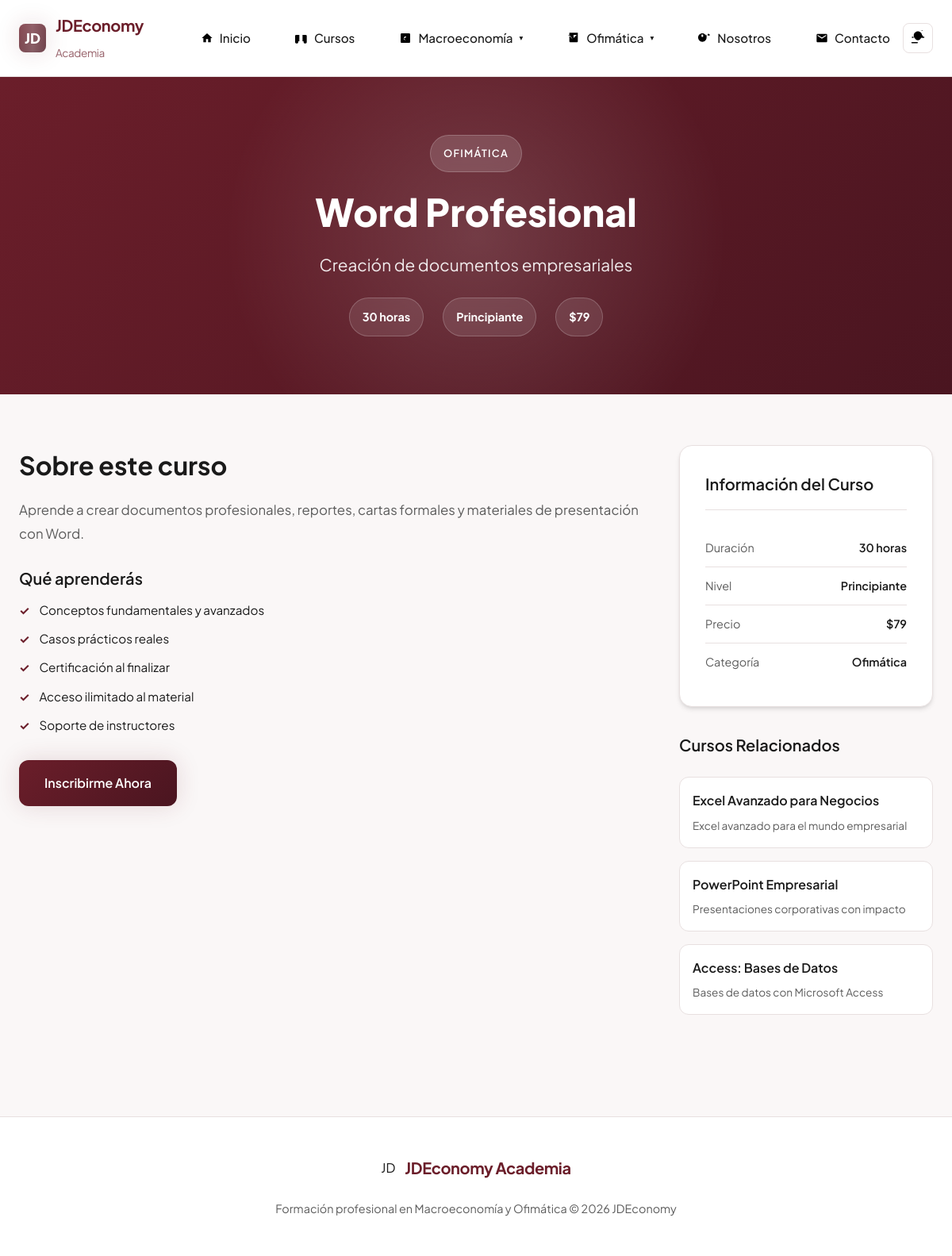
Screenshot of /ofimatica/word-profesional/ with the database file from the repository.
### tables this page shows
CREATE TABLE IF NOT EXISTS courses (
    id INT AUTO_INCREMENT PRIMARY KEY,
    title VARCHAR(200) NOT NULL,
    subtitle VARCHAR(300) DEFAULT NULL,
    slug VARCHAR(100) NOT NULL UNIQUE,
    menu_id INT DEFAULT NULL,
    description TEXT,
    short_description VARCHAR(500),
    duration VARCHAR(50) DEFAULT NULL,
    level VARCHAR(50) DEFAULT 'Principiante',
    price DECIMAL(10,2) DEFAULT 0.00,
    image_url VARCHAR(500) DEFAULT NULL,
    is_published TINYINT(1) DEFAULT 1,
    sort_order INT DEFAULT 0,
    created_at TIMESTAMP DEFAULT CURRENT_TIMESTAMP,
    updated_at TIMESTAMP DEFAULT CURRENT_TIMESTAMP ON UPDATE CURRENT_TIMESTAMP,
    FOREIGN KEY (menu_id) REFERENCES menu_items(id) ON DELETE SET NULL,
    INDEX idx_menu (menu_id),
    INDEX idx_slug (slug),
    INDEX idx_sort (sort_order)
);

CREATE TABLE IF NOT EXISTS menu_items (
    id INT AUTO_INCREMENT PRIMARY KEY,
    name VARCHAR(100) NOT NULL,
    slug VARCHAR(100) NOT NULL UNIQUE,
    parent_id INT DEFAULT NULL,
    url VARCHAR(255) DEFAULT NULL,
    icon VARCHAR(50) DEFAULT NULL,
    sort_order INT DEFAULT 0,
    is_active TINYINT(1) DEFAULT 1,
    created_at TIMESTAMP DEFAULT CURRENT_TIMESTAMP,
    updated_at TIMESTAMP DEFAULT CURRENT_TIMESTAMP ON UPDATE CURRENT_TIMESTAMP,
    FOREIGN KEY (parent_id) REFERENCES menu_items(id) ON DELETE CASCADE,
    INDEX idx_parent (parent_id),
    INDEX idx_slug (slug),
    INDEX idx_sort (sort_order)
);

### config/functions.php (called while the page is built, shortened)
<?php
function getCoursesByMenu($pdo, $menuId) {
    $stmt = $pdo->prepare("SELECT * FROM courses WHERE menu_id = ? AND is_published = 1 ORDER BY sort_order ASC, title ASC");
    $stmt->execute([$menuId]);
    return $stmt->fetchAll();
}
function getCourseBySlug($pdo, $slug) {
    $stmt = $pdo->prepare("SELECT c.*, m.name as menu_name, m.slug as menu_slug FROM courses c LEFT JOIN menu_items m ON c.menu_id = m.id WHERE c.slug = ? AND c.is_published = 1 LIMIT 1");
    $stmt->execute([$slug]);
    return $stmt->fetch();
}

### course.php (the view, shortened to what this page needs)
<?php
require_once __DIR__ . '/config/db.php';
require_once __DIR__ . '/config/functions.php';
$slug = $_GET['slug'] ?? '';
$subslug = $_GET['subslug'] ?? '';
$menuItem = getMenuItemBySlug($pdo, $slug);
$course = null;
if ($menuItem) {
    $course = getCourseBySlug($pdo, $subslug);
}
?>
<!DOCTYPE html>
<html lang="es">
<head>
    <link rel="stylesheet" href="/jdeconomy/assets/css/style.css">
</head>
<body>
    <header class="header" id="main-header">
        <div class="header-inner">
            <div class="logo">
                <div class="logo-mark">JD</div>
                <div class="logo-text">JDEconomy <span style="font-weight:400; font-size:0.85rem; opacity:0.7;">Academia</span></div>
            </div>
            <nav class="nav-menu" id="nav-menu">
                <a href="/jdeconomy/" class="nav-link">
                    <span class="icon icon-sm"><svg><use href="#icon-home"></use></svg></span>
                    Inicio
                </a>
                <a href="/jdeconomy/cursos/" class="nav-link">
                    <span class="icon icon-sm"><svg><use href="#icon-book"></use></svg></span>
                    Cursos
                </a>
                <a href="/jdeconomy/macroeconomia/" class="nav-link has-children">
                    <span class="icon icon-sm"><svg><use href="#icon-chart"></use></svg></span>
                    Macroeconomía <span class="nav-arrow">▾</span>
                </a>
                <a href="/jdeconomy/ofimatica/" class="nav-link has-children">
                    <span class="icon icon-sm"><svg><use href="#icon-laptop"></use></svg></span>
                    Ofimática <span class="nav-arrow">▾</span>
                </a>
                <a href="/jdeconomy/nosotros/" class="nav-link">
                    <span class="icon icon-sm"><svg><use href="#icon-users"></use></svg></span>
                    Nosotros
                </a>
                <a href="/jdeconomy/contacto/" class="nav-link">
                    <span class="icon icon-sm"><svg><use href="#icon-mail"></use></svg></span>
                    Contacto
                </a>
            </nav>
            <div class="nav-actions">
                <button class="theme-toggle" id="theme-toggle" aria-label="Cambiar tema">
                    <span class="theme-icon">
                        <svg id="theme-sun" width="18" height="18"><use href="#icon-sun"></use></svg>
                    </span>
                </button>
            </div>
        </div>
    </header>
    <section class="course-hero">
        <div class="course-hero-bg"></div>
        <div class="course-hero-overlay"></div>
        <div class="course-hero-content">
            <span class="course-category"><?= htmlspecialchars($course['menu_name']) ?></span>
            <h1><?= htmlspecialchars($course['title']) ?></h1>
            <p class="course-subtitle"><?= htmlspecialchars($course['subtitle']) ?></p>
            <div class="course-hero-meta">
                <span><strong><?= htmlspecialchars($course['duration']) ?></strong></span>
                <span><strong><?= htmlspecialchars($course['level']) ?></strong></span>
                <span><strong>$<?= number_format($course['price'], 0) ?></strong></span>
            </div>
        </div>
    </section>
    <section class="course-detail">
        <div class="container">
            <div class="course-detail-grid">
                <div class="course-description">
                    <h2>Sobre este curso</h2>
                    <p><?= htmlspecialchars($course['description']) ?></p>
                    <div class="course-features">
                        <h3>Qué aprenderás</h3>
                        <ul>
                            <li>Conceptos fundamentales y avanzados</li>
                            <li>Casos prácticos reales</li>
                            <li>Certificación al finalizar</li>
                            <li>Acceso ilimitado al material</li>
                            <li>Soporte de instructores</li>
                        </ul>
                    </div>
                    <a href="/jdeconomy/contacto/" class="btn-primary">Inscribirme Ahora</a>
                </div>
                <div class="course-sidebar">
                    <div class="course-info-card">
                        <h3>Información del Curso</h3>
                        <div class="info-row">
                            <span class="info-label">Duración</span>
                            <span class="info-value"><?= htmlspecialchars($course['duration']) ?></span>
                        </div>
                        <div class="info-row">
                            <span class="info-label">Nivel</span>
                            <span class="info-value"><?= htmlspecialchars($course['level']) ?></span>
                        </div>
                        <div class="info-row">
                            <span class="info-label">Precio</span>
                            <span class="info-value">$<?= number_format($course['price'], 0) ?></span>
                        </div>
                        <div class="info-row">
                            <span class="info-label">Categoría</span>
                            <span class="info-value"><?= htmlspecialchars($course['menu_name']) ?></span>
                        </div>
                    </div>
                    <div class="course-related">
                        <h3>Cursos Relacionados</h3>
                        <div class="related-grid">
                            <?php
                            $related = getCoursesByMenu($pdo, $course['menu_id']);
                            $count = 0;
                            foreach ($related as $r):
                                if ($r['slug'] === $course['slug']) continue;
                                if ($count >= 3) break;
                                $count++;
                            ?>
                                <a href="/jdeconomy/<?= htmlspecialchars($course['menu_slug']) ?>/<?= htmlspecialchars($r['slug']) ?>/" class="related-card">
                                    <h4><?= htmlspecialchars($r['title']) ?></h4>
                                    <p><?= htmlspecialchars($r['short_description']) ?></p>
                                </a>
                            <?php endforeach; ?>
                        </div>
                    </div>
                </div>
            </div>
        </div>
    </section>
    <footer class="footer">
        <div class="footer-content">
            <div class="footer-brand">
                <div class="logo-mark">JD</div>
                <div class="logo-text">JDEconomy Academia</div>
            </div>
            <p class="footer-text">Formación profesional en Macroeconomía y Ofimática © 2026 JDEconomy</p>
        </div>
    </footer>
</body>
</html>

### rows the page displays
courses: menu.name "OFIMÁTICA", title "Word Profesional", subtitle "Creación de documentos empresariales", duration "30 horas", level "Principiante", price "79", description "Aprende a crear documentos profesionales, reportes, cartas formales y materiales de presentación con Word.", menu.name "Ofimática"
courses: title "Excel Avanzado para Negocios", short_description "Excel avanzado para el mundo empresarial"
courses: title "PowerPoint Empresarial", short_description "Presentaciones corporativas con impacto"
courses: title "Access: Bases de Datos", short_description "Bases de datos con Microsoft Access"
